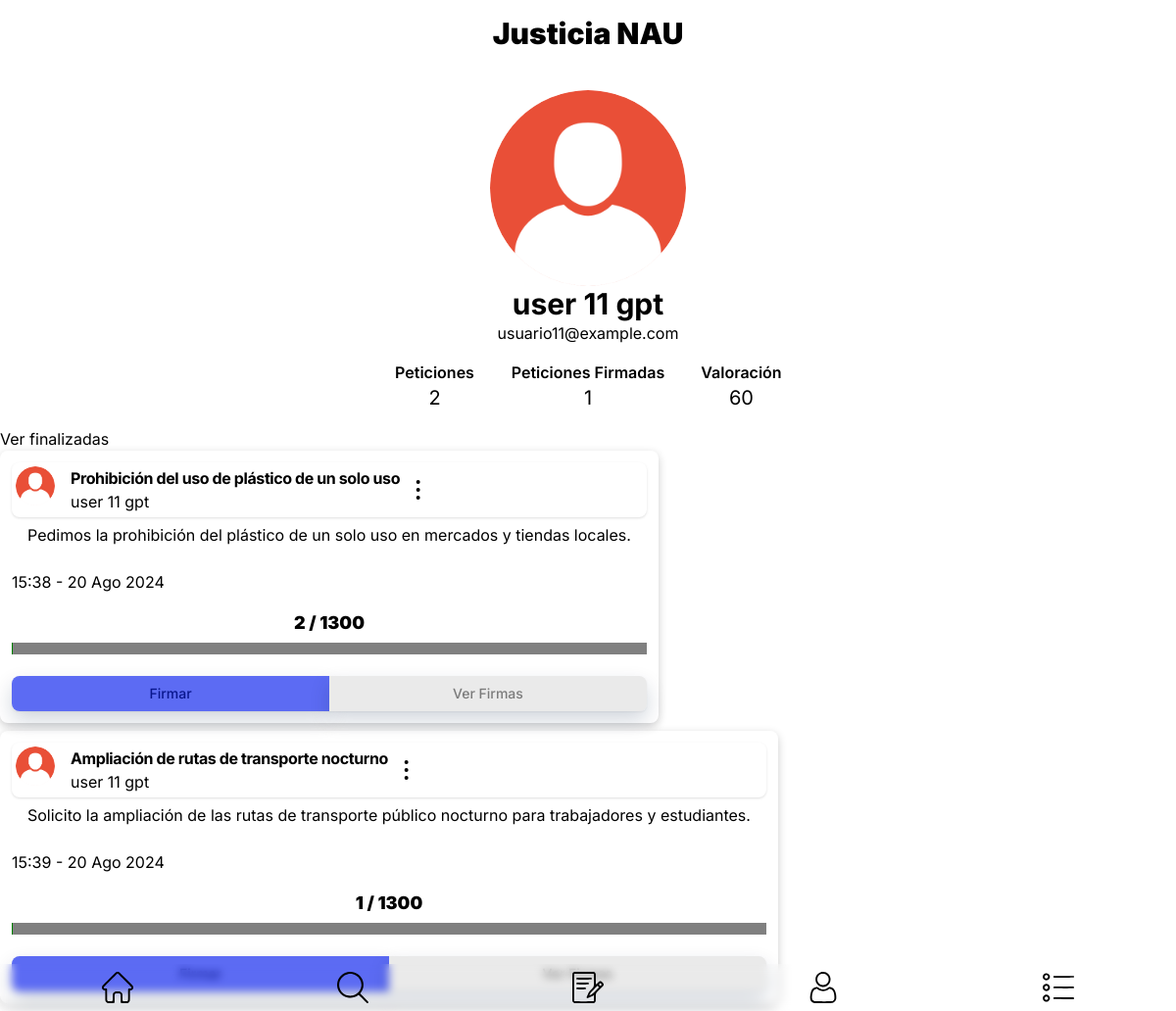
Page /profile.php?user=usuario11@example.com on the committed database.
### tables this page shows
CREATE TABLE `usuario` (
  `correo` char(40) NOT NULL,
  `nombreUsuario` char(25) NOT NULL,
  `contrasena` char(60) NOT NULL,
  `fechaCreacion` date NOT NULL DEFAULT curdate(),
  `verificado` int(1) NOT NULL DEFAULT 0,
  `sancion` int(3) NOT NULL DEFAULT 0,
  `imagen` char(43) NOT NULL DEFAULT 'default.png',
  `valoracion` int(11) NOT NULL DEFAULT 0,
  `nombreRol` char(10) NOT NULL DEFAULT 'user'
);

CREATE TABLE `peticion` (
  `nroPet` int(11) NOT NULL,
  `estado` int(1) NOT NULL DEFAULT 0,
  `objFirmas` int(11) NOT NULL DEFAULT 0,
  `titulo` char(100) DEFAULT NULL,
  `cuerpo` text DEFAULT NULL,
  `fecha` datetime NOT NULL DEFAULT current_timestamp(),
  `correo` char(40) NOT NULL,
  `nombreDest` char(30) DEFAULT NULL,
  `nombrePais` char(25) DEFAULT NULL,
  `nombreProv` char(25) DEFAULT NULL,
  `nombreLoc` char(30) DEFAULT NULL,
  `nroPet_multiple` int(11) DEFAULT NULL
);

### app/models/peticion.php (the view, shortened to what the rows shown need)
<?php
require_once "usuario.php";
class Peticion{
    private int $nroPet;
    private int $estado;
    private int $objFirmas;
    private string $titulo;
    private string $cuerpo;
    private string $fecha;
    private Usuario|Afiliado $usuario;
    private array $firmas;
    private array $imagenes;
    private array $meses = [
        "01" => "Ene",
        "02" => "Feb",
        "03" => "Mar",
        "04" => "Abr",
        "05" => "May",
        "06" => "Jun",
        "07" => "Jul",
        "08" => "Ago",
        "09" => "Sep",
        "10" => "Oct",
        "11" => "Nov",
        "12" => "Dic"
    ];
    public function __construct(int $nroPet, int $estado, int $objFirmas, string $fecha=NULL, string $titulo=NULL, string $cuerpo=NULL, Usuario|Afiliado $usuario=NULL, array $tematicas=[], array $firmas=[], array $imagenes=[], Destino $destino=NULL, Localidad $localidad=NULL,  PeticionMultiple $pet_multiple=NULL){
        $this->nroPet = $nroPet;
        $this->estado = $estado;
        $this->objFirmas = $objFirmas;
        $this->titulo = $titulo;
        $this->cuerpo = $cuerpo;
        $this->fecha = $fecha;
        $this->usuario = $usuario;
        $this->firmas = $firmas;
        $this->imagenes = $imagenes;
    }
    public function getFecha():string{
        return substr($this->fecha,11,5)." - ".substr($this->fecha,8,2)." ".$this->meses[substr($this->fecha,5,2)]." ".substr($this->fecha,0,4);
    }
    public function mostrarPeticion(bool $firmada, string $correoVeedor){
        $opciones=$this->opcionesPeticion($correoVeedor);
        $peticion= "
            <div class='peticion inline-block bg-red-50 mb-2 p-3 rounded-lg' style='box-shadow: 0 3px 10px rgb(0,0,0,0.2);'>
            <div class='flex flex-row items-center p-1 rounded-lg shadow w-full'>
                <div class='flex space-x-4'>
                    <div class='image-div'>
                        <div>
                            <figure class='image'>
                                <a href='profile.php?user={$this->usuario->getCorreo()}'>
                                    <img class='min-w-10 w-10 h-10 rounded-full' src='images/profiles/{$this->usuario->mostrarImagen()}'>
                                </a>
                            </figure>
                        </div>
                    </div>
                    <div class='post-header'>
                        <div>
                            <h5 class='text-pretty text-l font-bold tracking-tight text-gray-900 dark:text-black truncate'>{$this->titulo}</h5>
                        </div>
                        <div>
                            <a href='profile.php?user={$this->usuario->getCorreo()}' class='search-link'>
                                <p class='font-normal text-gray-100 dark:text-gray-400'>{$this->usuario->getNombre()}</p>
                            </a>
                        </div>
                    </div>
                    {$this->nroPet}
                </div>
                <div>
                    <div id='dropdown{$this->nroPet}' class='pet-dropdown-menu z-10 z-50 hidden bg-white divide-y divide-gray-100 rounded-lg shadow w-44 dark:bg-gray-700 dark:divide-gray-600' style='position: absolute; inset: 0px auto auto 0px; margin: 0px; /*transform: translate3d(277.6px, 4568.8px, 0px);*/' aria-hidden='true' data-popper-placement='bottom'>
                        <ul class='py-2 text-sm text-gray-700 dark:text-gray-200' aria-labelledby='dropdownMenuIconButton'>";
                        $peticion.=$opciones;
                        $peticion.="
                        <div class='py-2'>
                        <a href='#' class='block px-4 py-2 text-sm text-gray-700 hover:bg-gray-100 dark:hover:bg-gray-600 dark:text-gray-200 dark:hover:text-white'>Separated link</a>
                        </div>
                    </div>
                </div>
                </div>
                <div class='card-content'>
                    <div class='mt-1.5 px-4'>
                        <p >{$this->cuerpo}</p><br>";
                                $peticion.="
                    </div>
                    <div class='grid grid-cols-2 md:grid-cols-4 gap-4 {$this->cssClassForImages()}'>";
        $peticion.="
                    </div>";
        $arregloAlgFirmas=$this->algoritmoFirmas();
        $peticion.="
                <time class='-mt-4' datetime='{$this->fecha}'>{$this->getFecha()}</time>
                </div>
                <div class='mark1'>
                    {$arregloAlgFirmas['texto']}
                    <progress class='h-3 w-full' value='{$this->getCantFirmas()}' id='progress{$this->nroPet}' max='{$this->objFirmas}' style='--value: {$this->getCantFirmas()}; --max: {$this->objFirmas};'></progress>";
        $peticion.="
                </div>
                <footer class='card-footer mt-4'>";
        if ($this->estado>0)
            $peticion.="
                    <div class='grid grid-cols-1 rounded-md shadow-sm' role='group'>";
        else if ($this->estado==0)
        {
            $peticion.="
                    <div class='grid grid-cols-2 rounded-md shadow-sm' role='group'>";
            if ($firmada)
            {
                $peticion.="
                            <button value='{$this->nroPet}' id='firmar{$this->nroPet}' type='button' class='sign px-4 py-2 text-sm font-medium text-gray-900 rounded-s-lg hover:bg-gray-900  focus:z-10 focus:ring-2 focus:ring-gray-500 focus:bg-gray-900  dark:border-white dark:text-white dark:hover:text-white dark:hover:bg-gray-700 dark:focus:bg-gray-700' style='box-shadow: rgba(13, 38, 76, 0.19) 0px 9px 20px; background-color: #5C6BF3; color: #09168D;'>
                                Quitar Firma
                            </button>";
            }else
            {
                $peticion.="
                            <button data-modal-target='firma' data-modal-toggle='firma' value='{$this->nroPet}' id='firmar{$this->nroPet}' type='button' class='sign px-4 py-2 text-sm font-medium text-gray-900 bg-transparent box-shadow: rgba(0, 0, 0, 0.24) 0px 3px 8px; rounded-s-lg hover:bg-gray-900  focus:z-10 focus:ring-2 focus:ring-gray-500 focus:bg-gray-900  dark:border-white dark:text-white dark:hover:text-white dark:hover:bg-gray-700 dark:focus:bg-gray-700' style='box-shadow: rgba(13, 38, 76, 0.19) 0px 9px 20px;  background-color: #5C6BF3; color: #09168D;'>
                                Firmar
                            </button>";
            }
        }
        $peticion.="
                        <button value='{$this->nroPet}' id='verFirmas{$this->nroPet}' type='button' class='view-signers px-4 py-2 text-sm font-medium text-gray-900 bg-transparent shadow-ragnarok rounded-e-lg hover:bg-gray-900 focus:shadow-warm focus:z-10 focus:ring-2 focus:ring-gray-500 focus:bg-gray-900 dark:border-white dark:text-white dark:hover:text-white dark:hover:bg-gray-700 dark:focus:bg-gray-700' style='box-shadow: rgba(13, 38, 76, 0.19) 0px 9px 20px; background-color: #EAEAEA; color: #7B7B7B;'>
                                Ver Firmas
                            </button>
                        </div>
                    </footer>
                </div>";
        return $peticion;
    }
    public function getCantFirmas():int{
        return count($this->firmas);
    }
    public function cssClassForImages():string{
        $cont=count($this->imagenes);
        if ($cont==1){
            return "one";
        }
        else if ($cont==2){
            return "two";
        }
        else if ($cont==3){
            return "three";
        }
        else if ($cont==4){
            return "four";
        }
        else{
            return "display-off";
        }
    }
    public function algoritmoFirmas(){
        $objetivo = $this->objFirmas;
        $cantidad = $this->getCantFirmas();
        try{
            $porcActual=$cantidad/$objetivo*100;
        }catch (DivisionByZeroError $e){
            $porcActual=0;
        }
        $porcActual=number_format($porcActual,2,".");
        $texto="<p class='font-black text-lg mt-4 text-center'><span id='cantSpan{$this->nroPet}'>$cantidad</span> / $objetivo</p>";
        return [
            "texto"=>$texto,
            "porcentaje"=>$porcActual
        ];
    }
    private function opcionesPeticion(string $correoVeedor){
        $div="";
        $div.="
            <li>
                <a href='search.php?petition={$this->nroPet}' class='block px-4 py-2 hover:bg-gray-100 dark:hover:bg-gray-600 dark:hover:text-white'>Ver</a>
            </li>";
        $div.="
        <div class='py-2'>
                <a href='#' class='block px-4 py-2 text-sm text-gray-700 hover:bg-gray-100 dark:hover:bg-gray-600 dark:text-gray-200 dark:hover:text-white'>Compartir</a>
            </div>
        ";
        return $div;
    }
}
?>

### app/models/usuario.php (shortened to what the rows shown need)
<?php
class Usuario{
	private string $correo;
	private ?string $nombreUsuario;
	private string $imagen;
	private int $valoracion;
	public function __construct(string $correo, ?string $nombreUsuario, int $sancion, bool $verificado, string $imagen, int $valoracion, Rol $rol){
		$this->correo=$correo;
		$this->nombreUsuario=$nombreUsuario;
		$this->imagen=$imagen;
		$this->valoracion=$valoracion;
	}
	public function getCorreo():string{
		return $this->correo;
	}
	public function getNombre():string{
		return $this->nombreUsuario;
	}
	public function mostrarImagen(){
		return $this->imagen;
	}
	public function mostrarPerfil(string $usuarioVisitante='',string $tipoUsuario){
		$peticiones=$this->getPeticiones();
		$usuario = "
		<div class='perfil mb-4'>
			<div class='presentacion'>
				<div class='flex justify-center'>
					<img class='js-modal-trigger rounded-full  mt-8' data-target='{$this->imagen}' src='images/profiles/{$this->imagen}' style='width: 200px; height: 200px;'>
				</div>
                <div id='{$this->imagen}' class='modal'>
                        <img src='images/profiles/{$this->imagen}'>
				<div class='info grid gap-4 justify-center max-w-full'>
					<div class='nombre grid col-span-3 justify-self-center'>
						<h2 class='text-3xl font-bold text-center'>{$this->nombreUsuario}</h2>
						<p class='text-center'>{$this->correo}</p>
					</div>
						<div class='cantidad-peticiones'>".
						count($peticiones)
						."<br>peticiones
						<div class='cantidad-firmas'>".
						$this->cantidadFirmas()
						."<br>peticiones firmadas
						<div class='valoracion'>".
						$this->valoracion
						."<br>valoracion
                        <nav class='level is-mobile grid col-span-3 grid-cols-3'>
                                    <p class='text-xl'>".count($peticiones)."</p>
                                    <p class='text-xl'>".$this->cantidadFirmas()."</p>
                            <div class='text-center'>
                                    <p class='font-semibold'>Valoración</p>
                                    <p class='text-xl'>".$this->valoracion."</p>
                            </div>
                        </nav>
					</div>
				</div>
			</div>
			<div class='peticiones'>";
            $activas = "<div class='active-petitions visible' id='activas'>";
            $finalizadas = "<div class='ended-petitions oculto' id='finalizadas'>";
            if ($tipoUsuario=="correo")
            {
                foreach($peticiones as $peticion){
                    if ($peticion->estaTerminada() || $peticion->estaArchivada())
                        $finalizadas.= $peticion->mostrarPeticion(Firmas::firmaExiste($peticion->getNumero(),$usuarioVisitante),$usuarioVisitante);
                    else
                        $activas.= $peticion->mostrarPeticion(Firmas::firmaExiste($peticion->getNumero(),$usuarioVisitante),$usuarioVisitante);
                }
            }
            else
            {
                foreach($peticiones as $peticion){
                    if ($peticion->estaTerminada() || $peticion->estaArchivada())
                        $finalizadas.=$peticion->mostrarPeticion(FALSE,"");
                    else
                        $activas.=$peticion->mostrarPeticion(FALSE,"");
                }
            }
            $activas.= "</div>";
            $finalizadas.= "</div>";
            $usuario.=$activas;
            $usuario.=$finalizadas;
		$usuario.= "
			</div>
		</div>
		";
		return $usuario;
	}
	public function getPeticiones():array{
		try{
            $conexion = BDconection::conectar("user");
            $sql = "SELECT nroPet
            FROM peticion
            WHERE correo=:correo
			AND estado>=0";
            $query=$conexion->prepare($sql);
            $query->execute([
                ":correo"=>$this->correo
            ]);
            if ($result=$query->fetchAll()){
				$peticiones=[];
				foreach ($result as $numero){
					array_push($peticiones,Peticiones::getPeticionByNumero($numero["nroPet"]));
				}
				return $peticiones;
            }else{
				return [];
				echo "No se han publicado peticiones";
            }
        }catch (PDOException $e) {
            error_log('Database error: ' . $e->getMessage());
            echo $e->getMessage();
            echo 'Lo sentimos, ha ocurrido un problema. Por favor, inténtelo de nuevo más tarde.';
        } catch (Exception $e) {
            error_log('General error: ' . $e->getMessage());
            echo $e->getMessage();
            echo 'Lo sentimos, ha ocurrido un problema. Por favor, inténtelo de nuevo más tarde.';
        }
	}
	public function cantidadFirmas():int{
		try{
            $conexion = BDconection::conectar("user");
            $sql = "SELECT COUNT(*) as cantidad
            FROM firma
            WHERE correo=:correo";
            $query=$conexion->prepare($sql);
            $query->execute([
                ":correo"=>$this->correo
            ]);
            if ($result=$query->fetch()){
				return $result["cantidad"];
            }else{
                return 0;
            }
        }catch (PDOException $e) {
            error_log('Database error: ' . $e->getMessage());
            echo $e->getMessage();
            echo 'Lo sentimos, ha ocurrido un problema. Por favor, inténtelo de nuevo más tarde.';
        } catch (Exception $e) {
            error_log('General error: ' . $e->getMessage());
            echo $e->getMessage();
            echo 'Lo sentimos, ha ocurrido un problema. Por favor, inténtelo de nuevo más tarde.';
        }
	}
}
?>

### rows in the picture
usuario: imagen (placeholder picture), nombreUsuario "user 11 gpt", correo "usuario11@example.com", valoracion "60", nombreUsuario "user 11 gpt user 11 gpt"
peticion: titulo "Prohibición del uso de plástico de un solo uso", cuerpo "Pedimos la prohibición del plástico de un solo uso en mercados y tiendas locales.", fecha "15:38 - 20 Ago 2024", objFirmas "1300"
peticion: titulo "Ampliación de rutas de transporte nocturno", cuerpo "Solicito la ampliación de las rutas de transporte público nocturno para trabajadores y estudiantes.", fecha "15:39 - 20 Ago 2024", objFirmas "1300"

### other values in the picture
count($peticiones) "2"
$this->cantidadFirmas() "1"
$cantidad "2 1"
